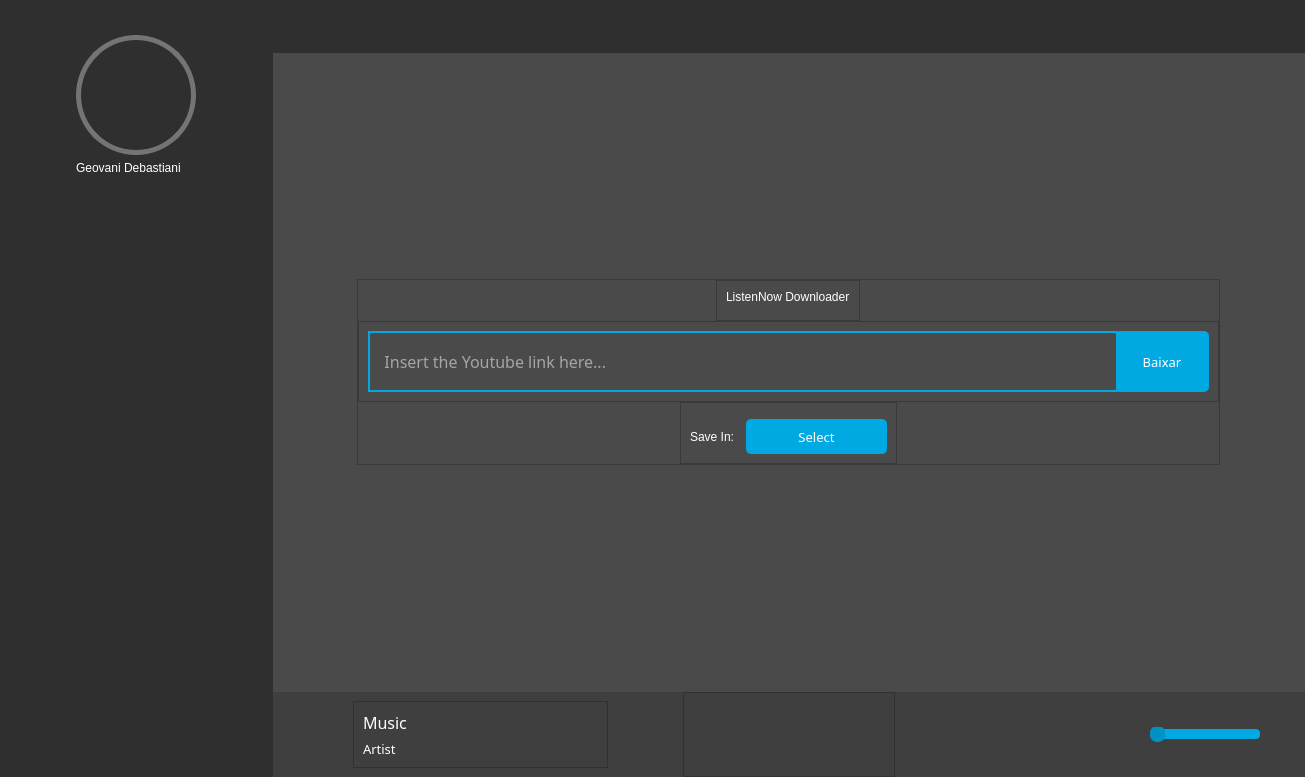
<?xml version="1.0" encoding="UTF-8"?>
<ui version="4.0">
 <class>MainWindow</class>
 <widget class="QMainWindow" name="MainWindow">
  <property name="geometry">
   <rect>
    <x>0</x>
    <y>0</y>
    <width>1305</width>
    <height>777</height>
   </rect>
  </property>
  <property name="windowTitle">
   <string>ListenNow</string>
  </property>
  <property name="styleSheet">
   <string notr="true">background-color: rgb(74, 74, 74);</string>
  </property>
  <widget class="QWidget" name="center">
   <layout class="QHBoxLayout" name="horizontalLayout">
    <property name="spacing">
     <number>0</number>
    </property>
    <property name="leftMargin">
     <number>0</number>
    </property>
    <property name="topMargin">
     <number>0</number>
    </property>
    <property name="rightMargin">
     <number>0</number>
    </property>
    <property name="bottomMargin">
     <number>0</number>
    </property>
    <item>
     <widget class="QFrame" name="left_container">
      <property name="maximumSize">
       <size>
        <width>275</width>
        <height>16777215</height>
       </size>
      </property>
      <property name="frameShape">
       <enum>QFrame::NoFrame</enum>
      </property>
      <property name="frameShadow">
       <enum>QFrame::Raised</enum>
      </property>
      <layout class="QVBoxLayout" name="verticalLayout">
       <property name="spacing">
        <number>0</number>
       </property>
       <property name="leftMargin">
        <number>0</number>
       </property>
       <property name="topMargin">
        <number>0</number>
       </property>
       <property name="rightMargin">
        <number>0</number>
       </property>
       <property name="bottomMargin">
        <number>0</number>
       </property>
       <item>
        <widget class="QFrame" name="slide_menu">
         <property name="minimumSize">
          <size>
           <width>273</width>
           <height>0</height>
          </size>
         </property>
         <property name="styleSheet">
          <string notr="true">background-color: rgb(47, 47, 47);</string>
         </property>
         <property name="frameShape">
          <enum>QFrame::NoFrame</enum>
         </property>
         <property name="frameShadow">
          <enum>QFrame::Raised</enum>
         </property>
         <layout class="QVBoxLayout" name="verticalLayout_3">
          <property name="spacing">
           <number>0</number>
          </property>
          <property name="leftMargin">
           <number>0</number>
          </property>
          <property name="topMargin">
           <number>0</number>
          </property>
          <property name="rightMargin">
           <number>0</number>
          </property>
          <property name="bottomMargin">
           <number>0</number>
          </property>
          <item alignment="Qt::AlignHCenter|Qt::AlignTop">
           <widget class="QFrame" name="frame_2">
            <property name="frameShape">
             <enum>QFrame::NoFrame</enum>
            </property>
            <property name="frameShadow">
             <enum>QFrame::Raised</enum>
            </property>
            <layout class="QVBoxLayout" name="verticalLayout_5">
             <property name="topMargin">
              <number>35</number>
             </property>
             <item alignment="Qt::AlignHCenter">
              <widget class="QFrame" name="foto_perfil">
               <property name="minimumSize">
                <size>
                 <width>120</width>
                 <height>120</height>
                </size>
               </property>
               <property name="maximumSize">
                <size>
                 <width>120</width>
                 <height>120</height>
                </size>
               </property>
               <property name="styleSheet">
                <string notr="true">background-image: url(:/icons/imagens/foto_perfil.png);
color: rgb(23, 140, 144);
border-radius: 60px;
border: 5px solid rgb(116, 116, 116)</string>
               </property>
               <property name="frameShape">
                <enum>QFrame::StyledPanel</enum>
               </property>
               <property name="frameShadow">
                <enum>QFrame::Raised</enum>
               </property>
              </widget>
             </item>
             <item>
              <widget class="QLabel" name="lbl_nome_2">
               <property name="styleSheet">
                <string notr="true">font: 12pt &quot;Montserrat&quot;;
color: white;</string>
               </property>
               <property name="text">
                <string>Geovani Debastiani</string>
               </property>
              </widget>
             </item>
            </layout>
           </widget>
          </item>
          <item>
           <widget class="QFrame" name="frame_4">
            <property name="frameShape">
             <enum>QFrame::NoFrame</enum>
            </property>
            <property name="frameShadow">
             <enum>QFrame::Raised</enum>
            </property>
           </widget>
          </item>
          <item>
           <widget class="QFrame" name="frame">
            <property name="frameShape">
             <enum>QFrame::NoFrame</enum>
            </property>
            <property name="frameShadow">
             <enum>QFrame::Raised</enum>
            </property>
           </widget>
          </item>
         </layout>
        </widget>
       </item>
      </layout>
     </widget>
    </item>
    <item>
     <widget class="QFrame" name="right_conteiner">
      <property name="frameShape">
       <enum>QFrame::NoFrame</enum>
      </property>
      <property name="frameShadow">
       <enum>QFrame::Raised</enum>
      </property>
      <layout class="QVBoxLayout" name="verticalLayout_2">
       <property name="spacing">
        <number>0</number>
       </property>
       <property name="leftMargin">
        <number>0</number>
       </property>
       <property name="topMargin">
        <number>0</number>
       </property>
       <property name="rightMargin">
        <number>0</number>
       </property>
       <property name="bottomMargin">
        <number>0</number>
       </property>
       <item alignment="Qt::AlignTop">
        <widget class="QFrame" name="top">
         <property name="styleSheet">
          <string notr="true">background-color: rgb(47, 47, 47);</string>
         </property>
         <property name="frameShape">
          <enum>QFrame::NoFrame</enum>
         </property>
         <property name="frameShadow">
          <enum>QFrame::Raised</enum>
         </property>
         <layout class="QHBoxLayout" name="horizontalLayout_2">
          <property name="spacing">
           <number>0</number>
          </property>
          <property name="leftMargin">
           <number>0</number>
          </property>
          <property name="topMargin">
           <number>0</number>
          </property>
          <property name="rightMargin">
           <number>0</number>
          </property>
          <property name="bottomMargin">
           <number>0</number>
          </property>
          <item alignment="Qt::AlignLeft">
           <widget class="QFrame" name="frame_7">
            <property name="frameShape">
             <enum>QFrame::NoFrame</enum>
            </property>
            <property name="frameShadow">
             <enum>QFrame::Raised</enum>
            </property>
            <layout class="QHBoxLayout" name="horizontalLayout_5">
             <item>
              <widget class="QPushButton" name="pushButton_4">
               <property name="minimumSize">
                <size>
                 <width>35</width>
                 <height>35</height>
                </size>
               </property>
               <property name="maximumSize">
                <size>
                 <width>35</width>
                 <height>35</height>
                </size>
               </property>
               <property name="styleSheet">
                <string notr="true">QPushButton {
border: 0px;
	background-image: url(:/icons/imagens/menu.png);
}

QPushButton:hover {
border: 0px;
background-image: url(:/icons/imagens/menu_hover.png);
}</string>
               </property>
               <property name="text">
                <string/>
               </property>
              </widget>
             </item>
            </layout>
           </widget>
          </item>
          <item>
           <widget class="QFrame" name="frame_9">
            <property name="frameShape">
             <enum>QFrame::NoFrame</enum>
            </property>
            <property name="frameShadow">
             <enum>QFrame::Raised</enum>
            </property>
           </widget>
          </item>
          <item alignment="Qt::AlignRight">
           <widget class="QFrame" name="frame_8">
            <property name="frameShape">
             <enum>QFrame::NoFrame</enum>
            </property>
            <property name="frameShadow">
             <enum>QFrame::Raised</enum>
            </property>
            <layout class="QHBoxLayout" name="horizontalLayout_4">
             <item>
              <widget class="QPushButton" name="pushButton_3">
               <property name="minimumSize">
                <size>
                 <width>30</width>
                 <height>30</height>
                </size>
               </property>
               <property name="maximumSize">
                <size>
                 <width>30</width>
                 <height>30</height>
                </size>
               </property>
               <property name="styleSheet">
                <string notr="true">QPushButton {
border: 0px;
background-image: url(:/icons/imagens/minus.png);
}

QPushButton:hover {
border: 0px;
background-image: url(:/icons/imagens/minus_hover.png);
}</string>
               </property>
               <property name="text">
                <string/>
               </property>
              </widget>
             </item>
             <item>
              <widget class="QPushButton" name="pushButton_2">
               <property name="minimumSize">
                <size>
                 <width>25</width>
                 <height>25</height>
                </size>
               </property>
               <property name="maximumSize">
                <size>
                 <width>25</width>
                 <height>25</height>
                </size>
               </property>
               <property name="styleSheet">
                <string notr="true">QPushButton {
border: 0px;
	background-image: url(:/icons/imagens/max.png);
}

QPushButton:hover {
border: 0px;
background-image: url(:/icons/imagens/max_hover.png);
}</string>
               </property>
               <property name="text">
                <string/>
               </property>
              </widget>
             </item>
             <item>
              <widget class="QPushButton" name="pushButton">
               <property name="minimumSize">
                <size>
                 <width>30</width>
                 <height>30</height>
                </size>
               </property>
               <property name="maximumSize">
                <size>
                 <width>30</width>
                 <height>30</height>
                </size>
               </property>
               <property name="styleSheet">
                <string notr="true">QPushButton {
border: 0px;
background-image: url(:/icons/imagens/x.png);
}

QPushButton:hover {
border: 0px;
background-image: url(:/icons/imagens/x_hover.png);
}</string>
               </property>
               <property name="text">
                <string/>
               </property>
              </widget>
             </item>
            </layout>
           </widget>
          </item>
         </layout>
        </widget>
       </item>
       <item>
        <widget class="QFrame" name="frame_3">
         <property name="frameShape">
          <enum>QFrame::NoFrame</enum>
         </property>
         <property name="frameShadow">
          <enum>QFrame::Raised</enum>
         </property>
         <layout class="QVBoxLayout" name="verticalLayout_4">
          <property name="spacing">
           <number>0</number>
          </property>
          <property name="leftMargin">
           <number>0</number>
          </property>
          <property name="topMargin">
           <number>0</number>
          </property>
          <property name="rightMargin">
           <number>0</number>
          </property>
          <property name="bottomMargin">
           <number>0</number>
          </property>
          <item>
           <widget class="QStackedWidget" name="stackedWidget">
            <property name="currentIndex">
             <number>1</number>
            </property>
            <widget class="QWidget" name="page">
             <layout class="QVBoxLayout" name="verticalLayout_6">
              <property name="spacing">
               <number>0</number>
              </property>
              <property name="leftMargin">
               <number>0</number>
              </property>
              <property name="topMargin">
               <number>0</number>
              </property>
              <property name="rightMargin">
               <number>0</number>
              </property>
              <property name="bottomMargin">
               <number>0</number>
              </property>
              <item alignment="Qt::AlignHCenter|Qt::AlignVCenter">
               <widget class="QFrame" name="frame_5">
                <property name="frameShape">
                 <enum>QFrame::NoFrame</enum>
                </property>
                <property name="frameShadow">
                 <enum>QFrame::Raised</enum>
                </property>
                <layout class="QVBoxLayout" name="verticalLayout_7">
                 <property name="spacing">
                  <number>11</number>
                 </property>
                 <item>
                  <widget class="QFrame" name="frame_6">
                   <property name="minimumSize">
                    <size>
                     <width>256</width>
                     <height>256</height>
                    </size>
                   </property>
                   <property name="maximumSize">
                    <size>
                     <width>256</width>
                     <height>256</height>
                    </size>
                   </property>
                   <property name="styleSheet">
                    <string notr="true">background-image: url(:/icons/imagens/logo.ico);</string>
                   </property>
                   <property name="frameShape">
                    <enum>QFrame::NoFrame</enum>
                   </property>
                   <property name="frameShadow">
                    <enum>QFrame::Raised</enum>
                   </property>
                  </widget>
                 </item>
                 <item alignment="Qt::AlignHCenter|Qt::AlignVCenter">
                  <widget class="QLabel" name="label">
                   <property name="font">
                    <font>
                     <family>Montserrat</family>
                     <pointsize>14</pointsize>
                    </font>
                   </property>
                   <property name="styleSheet">
                    <string notr="true">color: rgb(212, 212, 213);</string>
                   </property>
                   <property name="text">
                    <string>No Songs Found</string>
                   </property>
                  </widget>
                 </item>
                </layout>
               </widget>
              </item>
             </layout>
            </widget>
            <widget class="QWidget" name="page_2">
             <layout class="QVBoxLayout" name="verticalLayout_9">
              <item alignment="Qt::AlignHCenter|Qt::AlignVCenter">
               <widget class="QFrame" name="frame_15">
                <property name="frameShape">
                 <enum>QFrame::StyledPanel</enum>
                </property>
                <property name="frameShadow">
                 <enum>QFrame::Raised</enum>
                </property>
                <layout class="QVBoxLayout" name="verticalLayout_10">
                 <property name="spacing">
                  <number>0</number>
                 </property>
                 <property name="leftMargin">
                  <number>0</number>
                 </property>
                 <property name="topMargin">
                  <number>0</number>
                 </property>
                 <property name="rightMargin">
                  <number>0</number>
                 </property>
                 <property name="bottomMargin">
                  <number>0</number>
                 </property>
                 <item alignment="Qt::AlignHCenter">
                  <widget class="QFrame" name="frame_17">
                   <property name="frameShape">
                    <enum>QFrame::StyledPanel</enum>
                   </property>
                   <property name="frameShadow">
                    <enum>QFrame::Raised</enum>
                   </property>
                   <layout class="QHBoxLayout" name="horizontalLayout_11">
                    <property name="bottomMargin">
                     <number>16</number>
                    </property>
                    <item alignment="Qt::AlignBottom">
                     <widget class="QLabel" name="label_2">
                      <property name="styleSheet">
                       <string notr="true">color: white;
font: 25pt &quot;Century Gothic&quot;;</string>
                      </property>
                      <property name="text">
                       <string>ListenNow Downloader</string>
                      </property>
                     </widget>
                    </item>
                   </layout>
                  </widget>
                 </item>
                 <item>
                  <widget class="QFrame" name="frame_16">
                   <property name="frameShape">
                    <enum>QFrame::StyledPanel</enum>
                   </property>
                   <property name="frameShadow">
                    <enum>QFrame::Raised</enum>
                   </property>
                   <layout class="QHBoxLayout" name="horizontalLayout_10">
                    <property name="spacing">
                     <number>0</number>
                    </property>
                    <item>
                     <widget class="QLineEdit" name="line_link">
                      <property name="minimumSize">
                       <size>
                        <width>750</width>
                        <height>61</height>
                       </size>
                      </property>
                      <property name="maximumSize">
                       <size>
                        <width>779</width>
                        <height>61</height>
                       </size>
                      </property>
                      <property name="font">
                       <font>
                        <family>Montserrat</family>
                        <pointsize>12</pointsize>
                       </font>
                      </property>
                      <property name="styleSheet">
                       <string notr="true">border: 2px solid #00A9E2;
color: white;</string>
                      </property>
                      <property name="inputMask">
                       <string/>
                      </property>
                      <property name="text">
                       <string/>
                      </property>
                      <property name="frame">
                       <bool>true</bool>
                      </property>
                      <property name="cursorPosition">
                       <number>0</number>
                      </property>
                      <property name="placeholderText">
                       <string>   Insert the Youtube link here... </string>
                      </property>
                      <property name="cursorMoveStyle">
                       <enum>Qt::LogicalMoveStyle</enum>
                      </property>
                      <property name="clearButtonEnabled">
                       <bool>true</bool>
                      </property>
                     </widget>
                    </item>
                    <item>
                     <widget class="QPushButton" name="btn_baixar">
                      <property name="minimumSize">
                       <size>
                        <width>91</width>
                        <height>61</height>
                       </size>
                      </property>
                      <property name="maximumSize">
                       <size>
                        <width>91</width>
                        <height>61</height>
                       </size>
                      </property>
                      <property name="font">
                       <font>
                        <family>Montserrat</family>
                        <pointsize>10</pointsize>
                       </font>
                      </property>
                      <property name="styleSheet">
                       <string notr="true">QPushButton {
	border: 0px solid #00A9E2;
	color: white;
	background-color: #00A9E2;
	border-radius: 5px;
	margin-left: -3px;
}

QPushButton:hover {
	
	background-color: rgb(0, 183, 244)
}</string>
                      </property>
                      <property name="text">
                       <string>Baixar</string>
                      </property>
                     </widget>
                    </item>
                   </layout>
                  </widget>
                 </item>
                 <item alignment="Qt::AlignHCenter">
                  <widget class="QFrame" name="frame_18">
                   <property name="frameShape">
                    <enum>QFrame::StyledPanel</enum>
                   </property>
                   <property name="frameShadow">
                    <enum>QFrame::Raised</enum>
                   </property>
                   <layout class="QHBoxLayout" name="horizontalLayout_9">
                    <property name="spacing">
                     <number>12</number>
                    </property>
                    <property name="topMargin">
                     <number>16</number>
                    </property>
                    <item>
                     <widget class="QLabel" name="listennow_downloader_2">
                      <property name="styleSheet">
                       <string notr="true">font: 16pt &quot;Montserrat&quot;;
color: white;</string>
                      </property>
                      <property name="text">
                       <string>Save In:</string>
                      </property>
                     </widget>
                    </item>
                    <item>
                     <widget class="QPushButton" name="btn_baixar_2">
                      <property name="minimumSize">
                       <size>
                        <width>141</width>
                        <height>35</height>
                       </size>
                      </property>
                      <property name="maximumSize">
                       <size>
                        <width>141</width>
                        <height>35</height>
                       </size>
                      </property>
                      <property name="font">
                       <font>
                        <family>Montserrat</family>
                        <pointsize>10</pointsize>
                       </font>
                      </property>
                      <property name="styleSheet">
                       <string notr="true">QPushButton {
	border: 0px solid #00A9E2;
	color: white;
	background-color: #00A9E2;
	border-radius: 5px;
}

QPushButton:hover {
	
	background-color: rgb(0, 183, 244)
}</string>
                      </property>
                      <property name="text">
                       <string>Select</string>
                      </property>
                     </widget>
                    </item>
                   </layout>
                  </widget>
                 </item>
                </layout>
               </widget>
              </item>
             </layout>
            </widget>
           </widget>
          </item>
         </layout>
        </widget>
       </item>
       <item alignment="Qt::AlignBottom">
        <widget class="QFrame" name="bottom">
         <property name="styleSheet">
          <string notr="true">background-color: rgb(63, 63, 63);</string>
         </property>
         <property name="frameShape">
          <enum>QFrame::NoFrame</enum>
         </property>
         <property name="frameShadow">
          <enum>QFrame::Raised</enum>
         </property>
         <layout class="QHBoxLayout" name="horizontalLayout_3">
          <property name="spacing">
           <number>0</number>
          </property>
          <property name="leftMargin">
           <number>0</number>
          </property>
          <property name="topMargin">
           <number>0</number>
          </property>
          <property name="rightMargin">
           <number>0</number>
          </property>
          <property name="bottomMargin">
           <number>0</number>
          </property>
          <item>
           <widget class="QFrame" name="frame_10">
            <property name="frameShape">
             <enum>QFrame::NoFrame</enum>
            </property>
            <property name="frameShadow">
             <enum>QFrame::Raised</enum>
            </property>
            <layout class="QHBoxLayout" name="horizontalLayout_8">
             <item>
              <widget class="QFrame" name="frame_13">
               <property name="minimumSize">
                <size>
                 <width>65</width>
                 <height>65</height>
                </size>
               </property>
               <property name="maximumSize">
                <size>
                 <width>65</width>
                 <height>65</height>
                </size>
               </property>
               <property name="styleSheet">
                <string notr="true">background-image: url(:/icons/imagens/Logo 65x65.png);</string>
               </property>
               <property name="frameShape">
                <enum>QFrame::NoFrame</enum>
               </property>
               <property name="frameShadow">
                <enum>QFrame::Raised</enum>
               </property>
              </widget>
             </item>
             <item>
              <widget class="QFrame" name="frame_14">
               <property name="frameShape">
                <enum>QFrame::StyledPanel</enum>
               </property>
               <property name="frameShadow">
                <enum>QFrame::Raised</enum>
               </property>
               <layout class="QVBoxLayout" name="verticalLayout_8">
                <item>
                 <widget class="QLabel" name="lbl_nome_musica">
                  <property name="font">
                   <font>
                    <family>Montserrat</family>
                    <pointsize>12</pointsize>
                    <weight>50</weight>
                    <italic>false</italic>
                    <bold>false</bold>
                   </font>
                  </property>
                  <property name="styleSheet">
                   <string notr="true">font: 12pt &quot;Montserrat&quot;;
color: white;</string>
                  </property>
                  <property name="text">
                   <string>Music</string>
                  </property>
                 </widget>
                </item>
                <item>
                 <widget class="QLabel" name="lbl_nome_artista">
                  <property name="font">
                   <font>
                    <family>Montserrat</family>
                    <pointsize>10</pointsize>
                    <weight>50</weight>
                    <italic>false</italic>
                    <bold>false</bold>
                   </font>
                  </property>
                  <property name="styleSheet">
                   <string notr="true">font: 10pt &quot;Montserrat&quot;;
color: white;</string>
                  </property>
                  <property name="text">
                   <string>Artist</string>
                  </property>
                 </widget>
                </item>
               </layout>
              </widget>
             </item>
            </layout>
           </widget>
          </item>
          <item alignment="Qt::AlignHCenter">
           <widget class="QFrame" name="frame_12">
            <property name="frameShape">
             <enum>QFrame::StyledPanel</enum>
            </property>
            <property name="frameShadow">
             <enum>QFrame::Raised</enum>
            </property>
            <layout class="QHBoxLayout" name="horizontalLayout_6">
             <item>
              <widget class="QPushButton" name="pushButton_7">
               <property name="minimumSize">
                <size>
                 <width>60</width>
                 <height>60</height>
                </size>
               </property>
               <property name="maximumSize">
                <size>
                 <width>60</width>
                 <height>60</height>
                </size>
               </property>
               <property name="styleSheet">
                <string notr="true">QPushButton {
border: 0px;
background-image: url(:/icons/imagens/anterior.png);
}

QPushButton:hover {
border: 0px;
background-image: url(:/icons/imagens/anterior_hover.png);
}</string>
               </property>
               <property name="text">
                <string/>
               </property>
              </widget>
             </item>
             <item>
              <widget class="QPushButton" name="pushButton_6">
               <property name="minimumSize">
                <size>
                 <width>60</width>
                 <height>60</height>
                </size>
               </property>
               <property name="maximumSize">
                <size>
                 <width>60</width>
                 <height>60</height>
                </size>
               </property>
               <property name="styleSheet">
                <string notr="true">QPushButton {
border: 0px;
background-image: url(:/icons/imagens/toque.png);
}

QPushButton:hover {
border: 0px;
background-image: url(:/icons/imagens/toque_hover.png);
}</string>
               </property>
               <property name="text">
                <string/>
               </property>
              </widget>
             </item>
             <item>
              <widget class="QPushButton" name="pushButton_8">
               <property name="minimumSize">
                <size>
                 <width>60</width>
                 <height>60</height>
                </size>
               </property>
               <property name="maximumSize">
                <size>
                 <width>60</width>
                 <height>60</height>
                </size>
               </property>
               <property name="styleSheet">
                <string notr="true">QPushButton {
border: 0px;
background-image: url(:/icons/imagens/proximo.png);
}

QPushButton:hover {
border: 0px;
background-image: url(:/icons/imagens/proximo_hover.png);
}</string>
               </property>
               <property name="text">
                <string/>
               </property>
              </widget>
             </item>
            </layout>
           </widget>
          </item>
          <item alignment="Qt::AlignRight">
           <widget class="QFrame" name="frame_11">
            <property name="frameShape">
             <enum>QFrame::NoFrame</enum>
            </property>
            <property name="frameShadow">
             <enum>QFrame::Raised</enum>
            </property>
            <layout class="QHBoxLayout" name="horizontalLayout_7">
             <property name="spacing">
              <number>9</number>
             </property>
             <property name="rightMargin">
              <number>45</number>
             </property>
             <item>
              <widget class="QPushButton" name="pushButton_5">
               <property name="minimumSize">
                <size>
                 <width>25</width>
                 <height>25</height>
                </size>
               </property>
               <property name="maximumSize">
                <size>
                 <width>25</width>
                 <height>25</height>
                </size>
               </property>
               <property name="styleSheet">
                <string notr="true">QPushButton {
border: 0px;
	background-image: url(:/icons/imagens/volume.png);
}

QPushButton:hover {
border: 0px;
background-image: url(:/icons/imagens/volume_hover.png);
}</string>
               </property>
               <property name="text">
                <string/>
               </property>
              </widget>
             </item>
             <item>
              <widget class="QSlider" name="volume_slider">
               <property name="minimumSize">
                <size>
                 <width>110</width>
                 <height>0</height>
                </size>
               </property>
               <property name="styleSheet">
                <string notr="true">QSlider::groove:horizontal { 
	background-color: #00A9E2;
	height: 10px;
	border-radius: 4px;
	border: 0px solid#00A9E2;
}

QSlider::handle:horizontal { 
	background-color: #0092C2;
	border: 2px solid #0092C2; 
	width: 11px; 
	height: 16px;
	margin-top: -3px; 
	margin-bottom: -3px;  
	line-height: 20px; 
	border-radius: 7px; 
}

QSlider::handle:horizontal:hover { 
	border-radius: 7px; 
}
</string>
               </property>
               <property name="orientation">
                <enum>Qt::Horizontal</enum>
               </property>
              </widget>
             </item>
            </layout>
           </widget>
          </item>
         </layout>
        </widget>
       </item>
      </layout>
     </widget>
    </item>
   </layout>
  </widget>
 </widget>
 <resources>
  <include location="../QRC/file.qrc"/>
 </resources>
 <connections/>
</ui>
